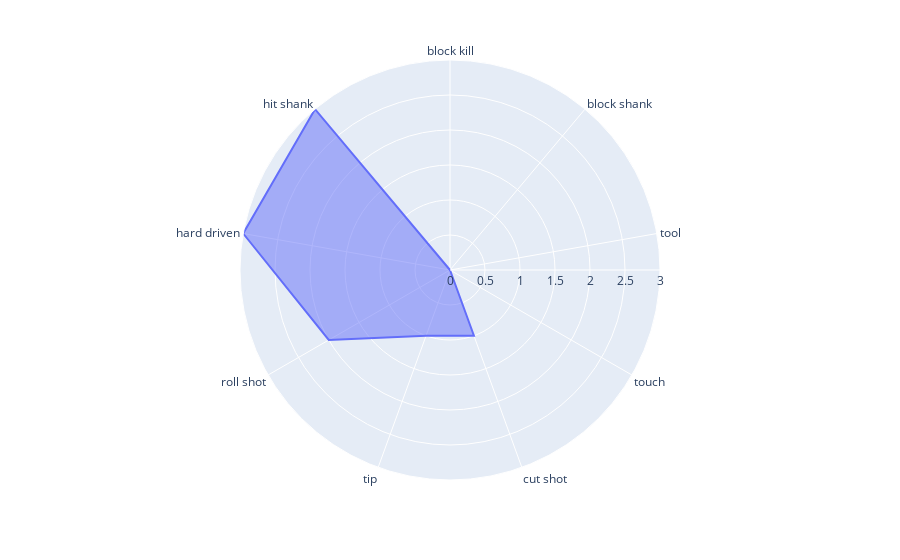

The notebook cell saved with this chart:
### Code cell
df = pd.DataFrame(dict(
    r = kill_type_counts,
    theta = kill_types))
    
fig = px.line_polar(df, r='r', theta='theta', line_close=True)
fig.update_traces(fill='toself')
fig.show()

### Figure 1 — Plotly figure (JSON) as saved in the notebook; plotly's stock layout.template omitted (floating-point values rounded to 4 significant figures)
{"data": [{"fill": "toself", "hovertemplate": "r=%{r}<br>theta=%{theta}<extra></extra>", "legendgroup": "", "line": {"color": "#636efa", "dash": "solid"}, "marker": {"symbol": "circle"}, "mode": "lines", "name": "", "r": [0, 0, 0, 0, 1, 1, 2, 3, 3, 0], "showlegend": false, "subplot": "polar", "theta": ["block kill", "block shank", "tool", "touch", "cut shot", "tip", "roll shot", "hard driven", "hit shank", "block kill"], "type": "scatterpolar"}], "layout": {"legend": {"tracegroupgap": 0}, "margin": {"t": 60}, "polar": {"angularaxis": {"direction": "clockwise", "rotation": 90}, "domain": {"x": [0, 1], "y": [0, 1]}}}}
